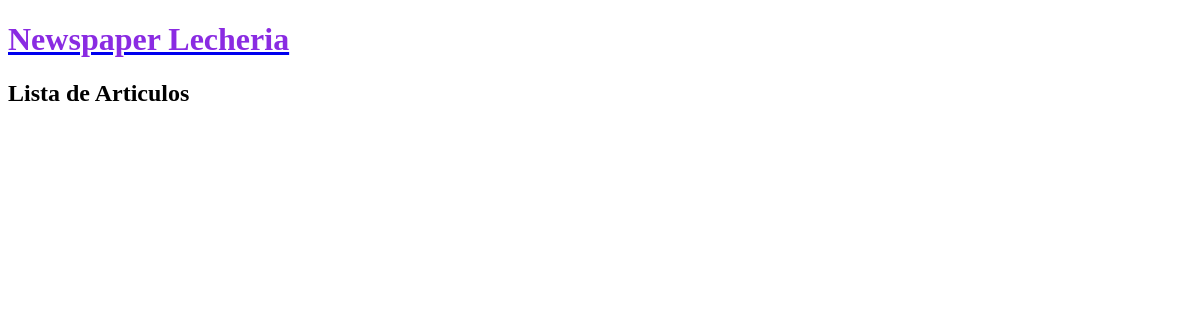
/, run on an earlier commit of the app's database.
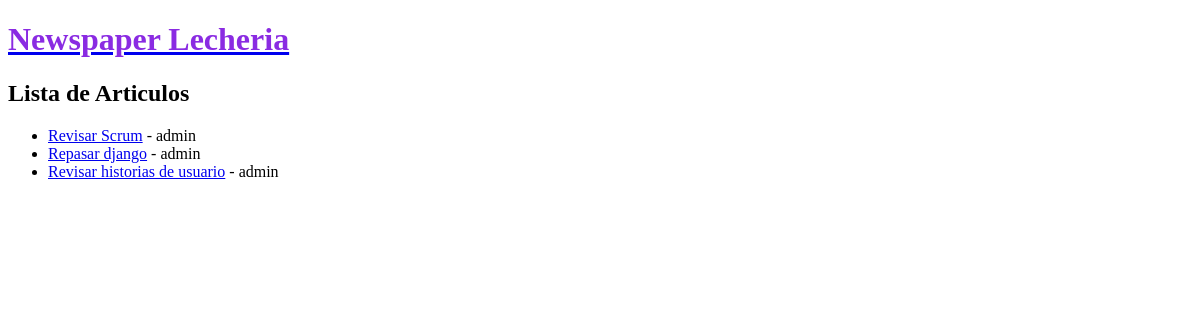
And on a later commit of the database.
### newspaper/models.py (models this page shows, shortened)
class Article(models.Model):
    title = models.CharField(max_length=100)
    content = models.TextField()
    author = models.ForeignKey("auth.User", on_delete=models.CASCADE)
    published_date = models.DateTimeField(auto_now_add=True)
    updated_date = models.DateTimeField(auto_now=True)

### newspaper/views.py (the view)
# urls.py: path('', ArticleListView.as_view(), name='article_list'),
class ArticleListView(ListView):
    model = Article
    template_name = "articles-list.html"

### templates/articles-list.html
{% extends "_base.html" %}
{% block content %}
    <h2>Lista de Articulos</h2>
    <ul>
        {% for publication in article_list %}
            <li>
                <a href="{% url 'article-detail' pk=publication.pk %}">{{ publication.title }}</a> - {{ publication.author }}
            </li>
        {% endfor %}
    </ul>
{% endblock content %}

### templates/_base.html (shortened to what this page needs)
{% load static %}
<!DOCTYPE html>
<html lang="en">
<head>
    <link rel="stylesheet" href="{% static 'css/style.css' %}">
</head>
<body>
    <header>
        <a href="{% url 'article_list' %}">
        <h1>Newspaper Lecheria</h1>
    </a>
    </header>
    {% block content %}
    {% endblock content %}
</body>
</html>

### static/css/style.css (style rules this page uses)
h1 { color: blueviolet }

What changed in the data, as far as the page shows it:
added Article: title "Revisar Scrum", author "admin"
added Article: title "Repasar django", author "admin"
added Article: title "Revisar historias de usuario", author "admin"
